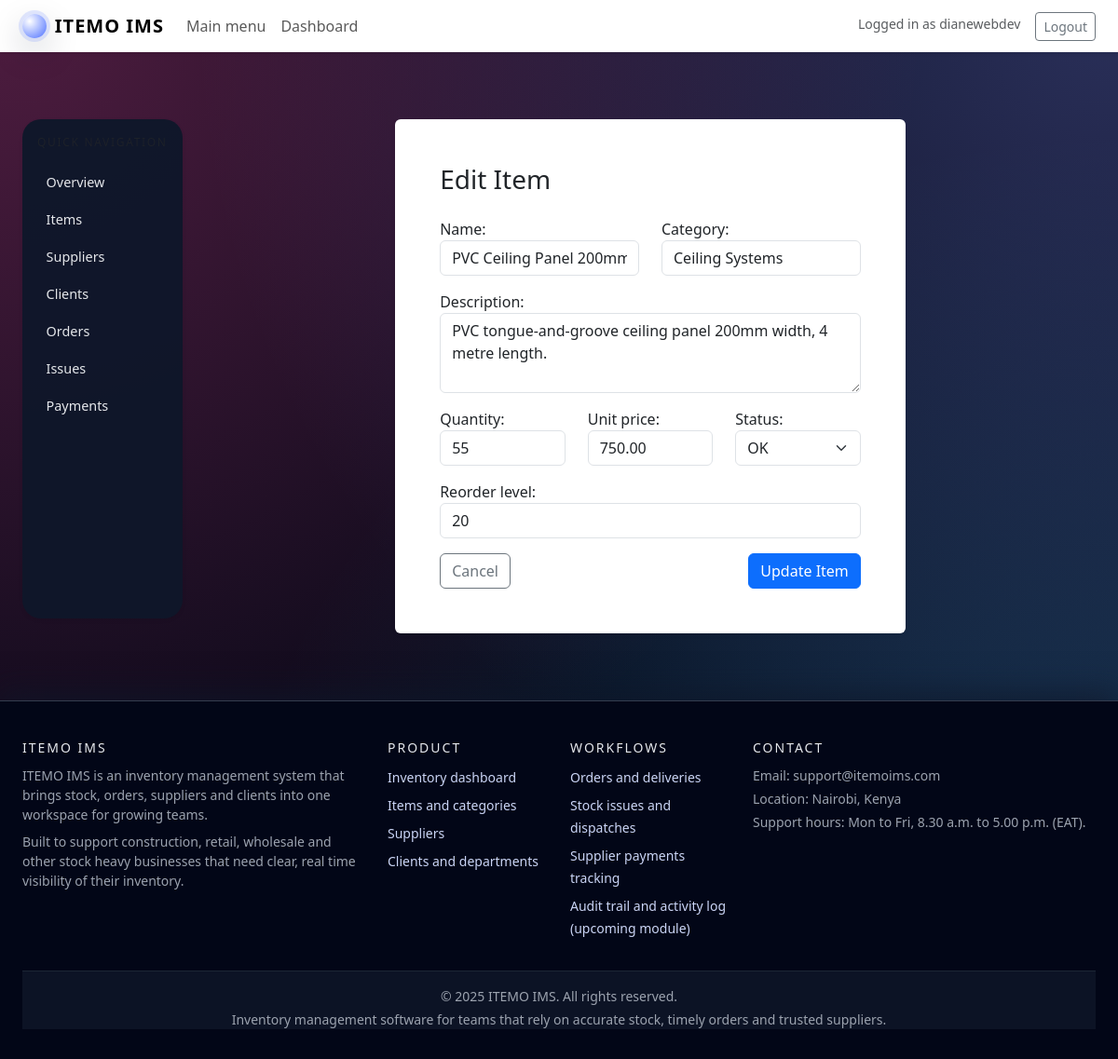
The page /store/items/21/edit/ (signed in) on the database as committed earlier.
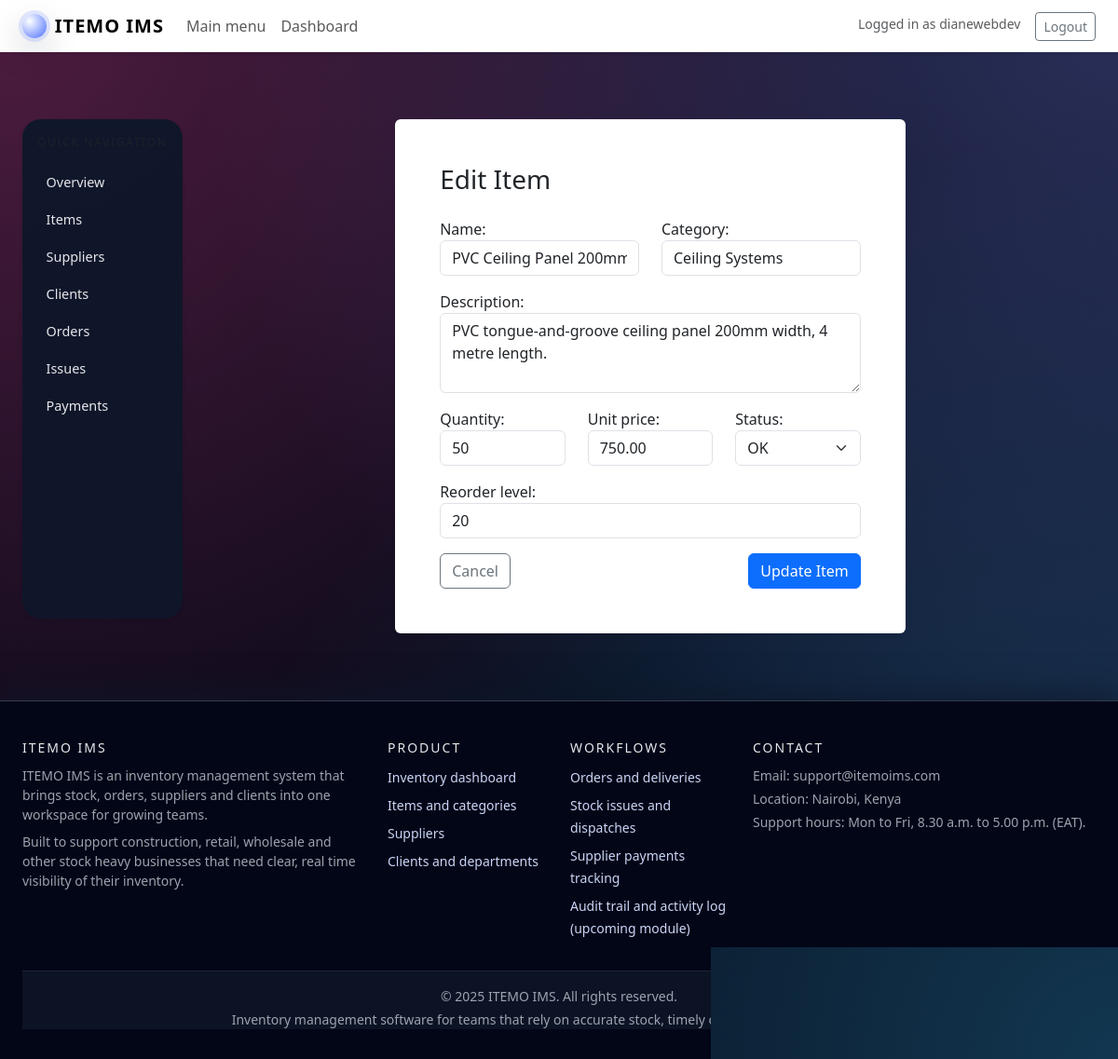
The same page on the database as committed later.
### store/models.py (models this page shows, shortened)
class Item(models.Model):
    STATUS_CHOICES = [
        ("OK", "OK"), #left side is how it's stored in database, right side is  how it's shown to user
        ("LOW", "Low Stock"),
        ("OUT", "Out of Stock"),
    ]
    name = models.CharField(max_length=255)
    category = models.CharField(max_length=100, blank=True, null=True)
    description = models.TextField(blank=True, null=True)
    quantity = models.PositiveIntegerField(default=0)
    unit_price = models.DecimalField(max_digits=12, decimal_places=2, default=0)
    status = models.CharField(max_length=20, choices=STATUS_CHOICES, default="OK")
    date_added = models.DateTimeField(auto_now_add=True)                            #It never updates again. It is basically a "created at" timestamp for the item.
    reorder_level = models.PositiveIntegerField(default=0)
    class Meta:
        ordering = ["name"]     #tells Django that when you ask for a list of Items,  it should sort them by the name field in ascending order

### store/views.py (the view)
# urls.py: path("items/<int:pk>/edit/", views.item_update, name="item_update"),
@login_required
def item_update(request, pk):        #primary key (id) of the item from the URL.
    item = get_object_or_404(Item, pk=pk)           #fetch the item if not tgere show 404 page
    if request.method == "POST":
        form = ItemForm(request.POST, instance=item)
        if form.is_valid():
            form.save()
            messages.success(request, "Item updated successfully.")
            return redirect("store:item_list")
    else:
        form = ItemForm(instance=item)
    return render(
        request,
        "store/item_form.html",
        {"form": form, "mode": "edit", "item": item},
    )

### store/forms.py
class ItemForm(forms.ModelForm):
    class Meta:
        model = Item
        fields = [
            "name",
            "category",
            "description",
            "quantity",
            "unit_price",
            "status",
            "reorder_level",
        ]
        widgets = {
            "name": forms.TextInput(attrs={"class": "form-control"}),
            "category": forms.TextInput(attrs={"class": "form-control"}),
            "description": forms.Textarea(
                attrs={"class": "form-control", "rows": 3}
            ),
            "quantity": forms.NumberInput(attrs={"class": "form-control"}),
            "unit_price": forms.NumberInput(attrs={"class": "form-control"}),
            "status": forms.Select(attrs={"class": "form-select"}),
            "reorder_level": forms.NumberInput(attrs={"class": "form-control"}),
        }

### templates/store/item_form.html (shortened to what this page needs)
{% extends "base.html" %}
{% block content %}
<div class="row justify-content-center">
    <div class="col-lg-7">
        <div class="card shadow-sm border-0">
            <div class="card-body p-4 p-lg-5">
                <h3 class="mb-4">
                    {% if mode == "create" %}
                        Add New Item
                    {% else %}
                        Edit Item
                    {% endif %}
                </h3>
                <form method="post" novalidate>
                    <div class="row">
                        <div class="col-md-6">
                            <div class="mb-3">
                                {{ form.name.label_tag }}
                                {{ form.name }}
                            </div>
                        </div>
                        <div class="col-md-6">
                            <div class="mb-3">
                                {{ form.category.label_tag }}
                                {{ form.category }}
                            </div>
                        </div>
                    </div>
                    <div class="mb-3">
                        {{ form.description.label_tag }}
                        {{ form.description }}
                    </div>
                    <div class="row">
                        <div class="col-md-4">
                            <div class="mb-3">
                                {{ form.quantity.label_tag }}
                                {{ form.quantity }}
                            </div>
                        </div>
                        <div class="col-md-4">
                            <div class="mb-3">
                                {{ form.unit_price.label_tag }}
                                {{ form.unit_price }}
                            </div>
                        </div>
                        <div class="col-md-4">
                            <div class="mb-3">
                                {{ form.status.label_tag }}
                                {{ form.status }}
                            </div>
                        </div>
                    </div>
                    <div class="mb-3">
                        {{ form.reorder_level.label_tag }}
                        {{ form.reorder_level }}
                    </div>
                    <div class="d-flex justify-content-between">
                        <a href="{% url 'store:item_list' %}" class="btn btn-outline-secondary">Cancel</a>
                        <button type="submit" class="btn btn-primary">
                            {% if mode == "create" %}Save Item{% else %}Update Item{% endif %}
                        </button>
                    </div>
                </form>
            </div>
        </div>
    </div>
</div>
{% endblock %}

Rows that differ between the two databases and show on the page:
changed Item "PVC Ceiling Panel 200mm 4m": quantity "55" → "50"
